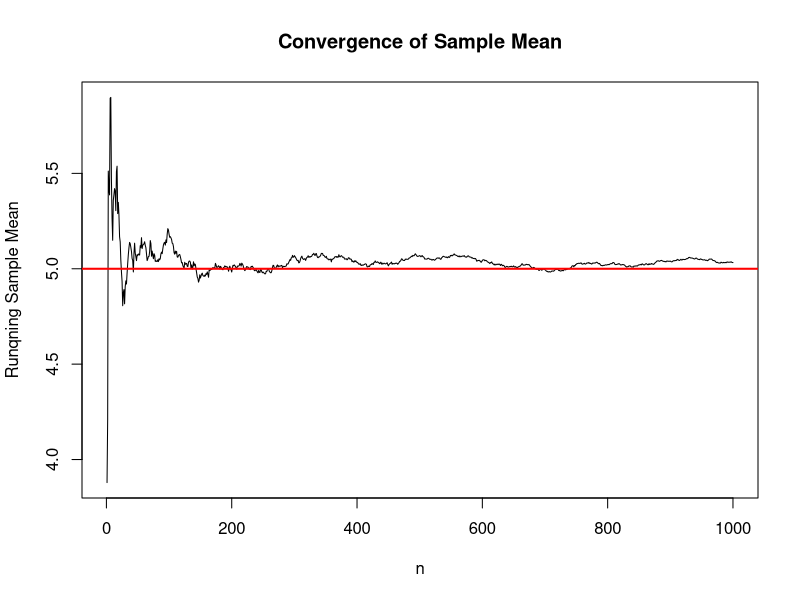
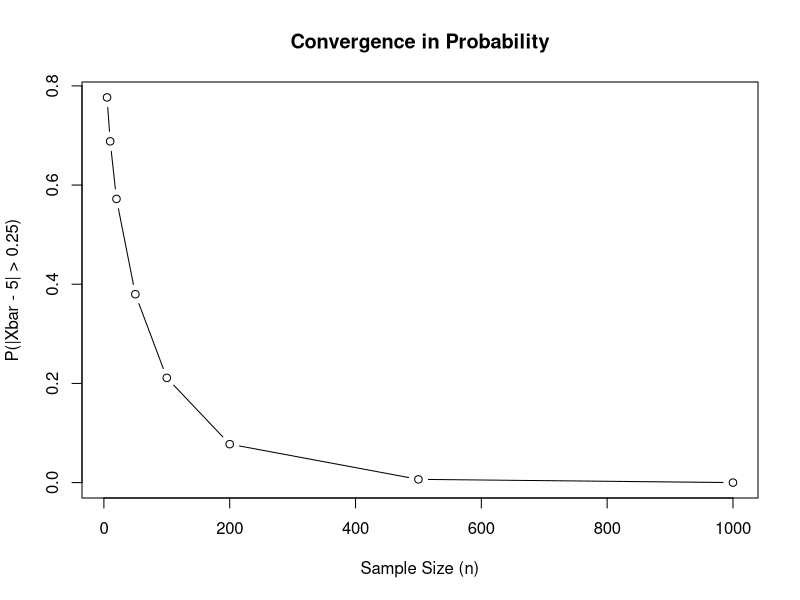
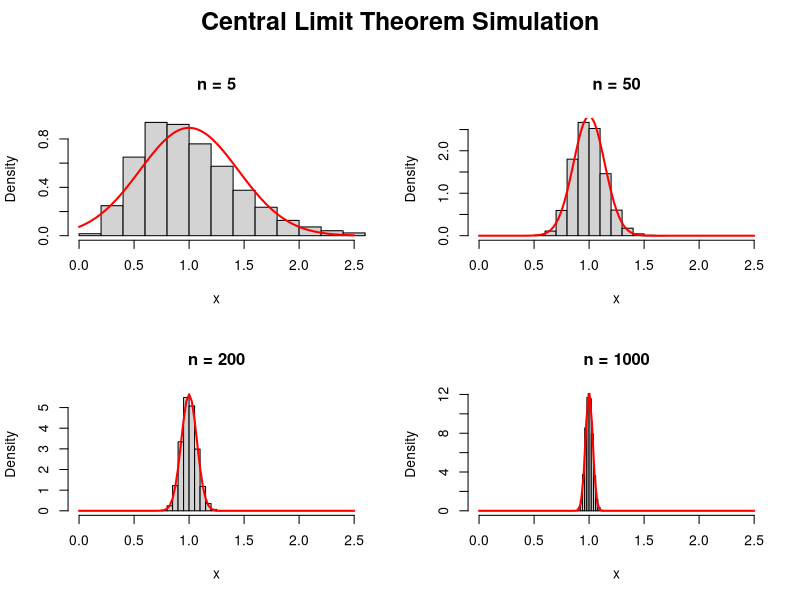

Source code (R) for these figures, in order:
## ---- chunk 1
knitr::opts_chunk$set(echo = TRUE)
## ---- chunk 2
# Number of observations
n <- 1000

# Generate iid observations from N(5, 4)
set.seed(123)
x <- rnorm(n, mean = 5, sd = 2)  # use sqrt(4), rnorm takes the standard deviation

# Compute the running sample mean
x_mean <- cumsum(x) / (1:n)  # element wise vector division

# Plot the running sample mean
plot(1:n, x_mean,
     type = "l",
     xlab = "n",
     ylab = "Runqning Sample Mean",
     main = "Convergence of Sample Mean")

# Add the true population mean
abline(h = 5, col = "red", lwd = 2)

## ---- chunk 3
sample_size <- c(5, 10, 20, 50, 100, 200, 500, 1000)

epsilon <- 0.25
sim_size <- 10000

# One probability for each sample size
# numeric(length(sample_size)) creates a numeric vector of length 8, initialized w/zeros
# the prob_outlier vector is needed graphing (y-axis)
prob_outlier <- numeric(length(sample_size))
count_outlier <- numeric(length(sample_size))

#Loop1
# loop over the sample size vector, this is the x-axis in the graph 
for (i in 1:length(sample_size)) {

  n <- sample_size[i]  

  outlier <- logical(sim_size)  # initialize a boolean vector length sim_size
  
  #Loop2
  # Create the x vector and set the T/F condition based on exceeding epsilon 
  for (j in 1:sim_size) {

    x <- rnorm(n, mean = 5, sd = 2)
    x_bar <- mean(x)                  # could replace with mean(rnorm(n,5,2))

    outlier[j] <- abs(x_bar - 5) > epsilon
  } # end of the simulaton loop

  # Store results
  count_outlier[i] <- sum(outlier)
  prob_outlier[i] <- mean(outlier)

  cat(
    "n =", n,
    "count exceeds epsilon =", count_outlier[i],
    " outlier probability =", prob_outlier[i],
    "\n"
  )
} # end of the sample size loop 

# Create results table
results <- data.frame(
  n = sample_size,
  count_exceeds_epsilon = count_outlier,
  outlier_probability = prob_outlier
)

# Display table
knitr::kable(
  results,
  digits = 4,
  col.names = c(
    "n",
    "Count",
    "Probability"
  ),
  caption = "Convergence in Probability Simulation",
  escape = FALSE
)


# Plot results
plot(
  sample_size,
  prob_outlier,
  type = "b",
  xlab = "Sample Size (n)",
  ylab = "P(|Xbar - 5| > 0.25)",
  main = "Convergence in Probability"
)

## ---- chunk 4
replicate(10, mean(rnorm(100, 5, 2)))

## ---- chunk 5
#sample_size <- c(5, 10, 20, 50, 100, 200, 500, 1000)
sample_size <- c(5, 50, 200,1000)

par(
  mfrow = c(2, 2),
  oma = c(0, 0, 3, 0)
)


sim_size <- 10000
mean_vector <- numeric(sim_size)

for (i in 1:length(sample_size)){
  
  n = sample_size[i]
  
  for (j in 1:sim_size){
    x = rexp(n=n, rate = 1)
    x_bar = mean(x)
    mean_vector[j] <- x_bar
    
  }
  
  hist(
    mean_vector,
    probability = TRUE,
    main = paste("n =", n),
    xlab = "x",
    xlim = c(0, 2.5)
  )
  
  curve(
    dnorm(x, mean = 1, sd = 1 / sqrt(n)),
    add = TRUE,
    col = "red",
    lwd = 2
  )
  
  
}

mtext(
    "Central Limit Theorem Simulation",
    outer = TRUE,
    side = 3,
    line = 1,
    cex = 1.5,
    font = 2
  )
